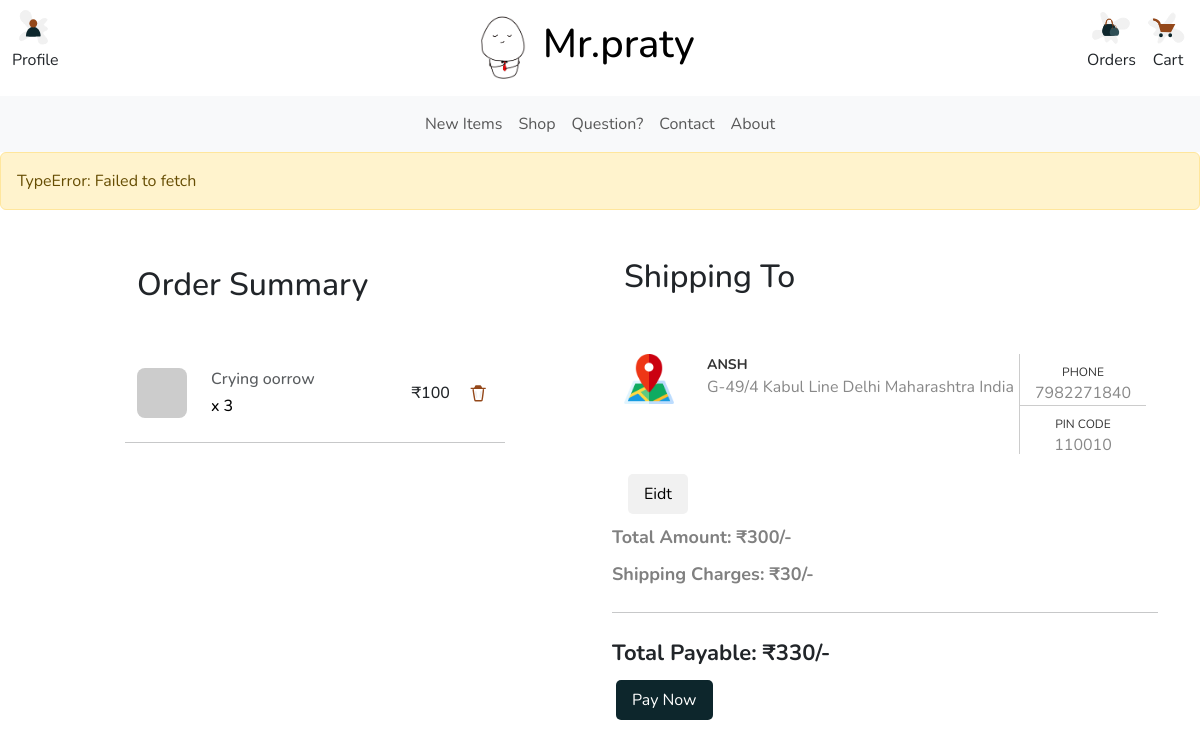
The app's page /checkout (signed in), older data.
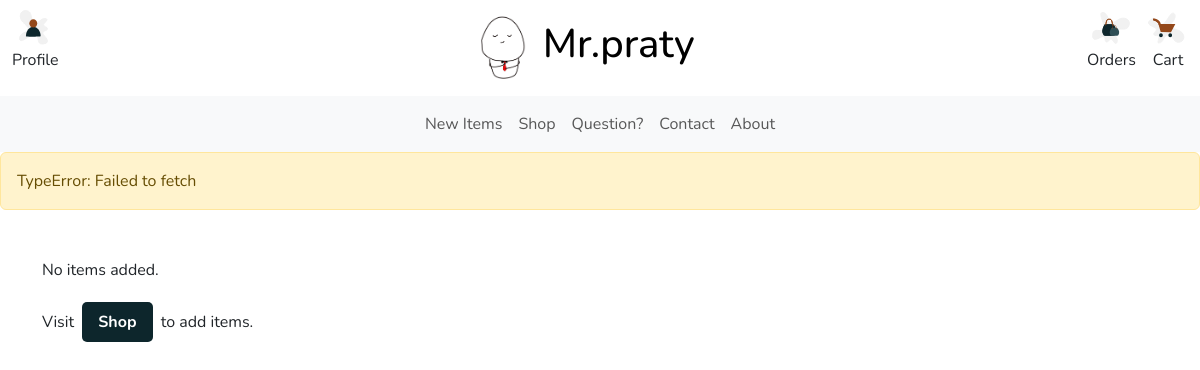
The same page, newer data.
### PratyushDoodlesApp/models/UserModel.py (models this page shows, shortened)
class CartItem(db.Model):
    __tablename__ = 'cart_item'
    id = db.Column(db.Integer, primary_key=True)
    quantity = db.Column(db.Integer, nullable=False)
    cart_id = db.Column(db.Integer, db.ForeignKey('cart.id'), nullable=False)
    product_id = db.Column(db.Integer, db.ForeignKey('product.id'), nullable=False)
    def get_product(self):
        product = Product.query.filter_by(id = self.product_id).first()
        return product

class Address(db.Model):
    __tablename__ = 'address'
    id = db.Column(db.Integer, primary_key=True)
    recipient_name = db.Column(db.String(255), nullable=False)
    addressLine1 = db.Column(db.String(255), nullable=False)
    addressLine2 = db.Column(db.String(255), nullable=True)
    city = db.Column(db.String(255), nullable=False)
    state = db.Column(db.String(255), nullable=False)
    pincode = db.Column(db.String(255), nullable=False)
    country = db.Column(db.String(255), nullable=False)
    phone_number = db.Column(db.String(15), nullable=False)
    user_id = db.Column(db.Integer, db.ForeignKey('user.id'), nullable=True)
    order_id = db.Column(db.Integer, db.ForeignKey('order.id'), nullable=True)

### PratyushDoodlesApp/models/ProductModel.py (models this page shows, shortened)
class Product(db.Model):
    __tablename__ = 'product'
    id = db.Column(db.Integer, primary_key=True)
    name = db.Column(db.String(255), nullable=False)
    description = db.Column(db.String(255), nullable=False)
    price = db.Column(db.Integer, nullable=False)
    stock_quantity = db.Column(db.Integer, nullable=False)
    discount_percent = db.Column(db.Integer, nullable=True)
    product_highlight = db.Column(db.String(255), nullable=True)
    product_images = db.relationship('ProductImage', backref = 'of_product', lazy=True)

### PratyushDoodlesApp/business/checkout.py (the view)
@checkout_bp.route('/checkout')
def checkout():
    data = getCartData()
    return render_template('checkout.html', data=data)

### PratyushDoodlesApp/business/auth.py (called while the page is built)
@login_manager.user_loader
def load_user(user_id):
    return User.query.get(int(user_id))

### PratyushDoodlesApp/business/cart.py (called while the page is built)
def getCartData():
    user = get_current_user()
    items_count = 0
    total_amount = 0
    cart_items = None
    if user and user.cart:
        cart_items = user.cart.cart_items
        for cart_item in cart_items:
            items_count = items_count + cart_item.quantity
            product = Product.query.filter_by(id = cart_item.product_id).first()
            total_amount = total_amount + (product.price * cart_item.quantity)
    return {
        'user' : user,
        'items_count' : items_count,
        'total_amount' : total_amount,
        'cart_items' : cart_items
    }

### PratyushDoodlesApp/business/util.py (called while the page is built)
def get_current_user():
    if  current_user.is_anonymous:
        return None
    return current_user

### PratyushDoodlesApp/templates/checkout.html (shortened to what this page needs)
{% extends 'ui/base_page.html' %}
{% block content %}
<div class="container mt-5">
    {% if data.user %}
    {% if data.cart_items and (data.cart_items|length>0) %}
    <div class="row">
        <div class="col-md-4 mx-auto">
            <div class="flex-column m4">
                <ul class="navbar-nav justify-content-end flex-grow-1 pe-3">
                    <li class="nav-item">
                        <a class="nav-link" aria-current="page" href="#">
                            <h2>Order Summary</h2>
                        </a>
                    </li>
                </ul>
                <div class="mt-5">
                    {% for cart_item in data.cart_items %}
                    <div id="cart-item-{{ cart_item.product_id }}">
                        {% with cart_item=cart_item, product=cart_item.get_product() %}
                        {% include 'ui/cart_item.html' %}
                        {% endwith %}
                    </div>
                    {% endfor %}
                </div>
            </div>
        </div>
        <div class=" col-md-6">
            <div class="flex-column">
                <div class="col-lg-12 mx-auto">
                    <div id="shipping-address-filled"
                        style="display: {% if data.user.address %} block {% else %} none {% endif%};">
                        {% with address=data.user.address %}
                        {% include 'ui/saved_address.html' %}
                        {% endwith %}
                    </div>
                    <div class="total-payable">
                        Total Amount: ₹{{ data.total_amount }}/-
                    </div>
                    <div class="shipping-amount">
                        Shipping Charges: ₹30/-
                    </div>
                    <div class="total-amount-large">
                        <hr class="my-4">
                        Total Payable: ₹{{ data.total_amount + 30 }}/-
                    </div>
                        <button id="rzp-pay-button"  style="display:  {% if data.user.address %} block {% else %} none {% endif %};" class="dark-button">Pay Now</button>
                </div>
            </div>
        </div>
    </div>
    {% else %}
    <div class="row ml-auto">
        <p>
            No items added.
        </p>
        <p>
            Visit <a type="button" class="dark-button" href="{{ url_for('shop.shop') }}"><b>Shop</b></a> to add items.
        </p>
    </div>
    {% endif %}
    {% else %}
    <div class="row ml-auto">
        <p>
            <a type="button" class="dark-button" href="{{ url_for('auth.login') }}"><b>Log-In</b></a> to access your cart
        </p>
    </div>
    {% endif%}
</div>
{% endblock content %}

### PratyushDoodlesApp/templates/ui/base_page.html (shortened to what this page needs)
{% extends 'ui/base_layout.html' %}
{% block body %}
<nav class="navbar">
    <div class="container-fluid">
        {% if data.user %}
        <div class="navbar-item  ml-10 text-center" data-bs-toggle="offcanvas" data-bs-target="#offcanvasProfile"
            aria-controls="offcanvasProfile" aria-label="Toggle navigation">
            <img class="ic-40" src="{{ url_for('static', filename='images/ic_user.svg') }}">
            <p>
                Profile
            </p>
        </div>
        {% endif %}
        <div class="header-item">
            <img class="header-logo" src="{{ url_for('static', filename='images/logo.png') }}" alt="Logo">
            <h1>Mr.praty</h1>
        </div>
        <span class="row">
            {% if data.user and (data.user.orders|length > 0) %}
            <a href="{{ url_for('home.orders') }}" class="nav-link col text-center mr-5" id="nav-order-button">
                <img class="ic-40" src="{{ url_for('static', filename='images/ic_orders.svg') }}">
                <p>
                    Orders
                </p>
            </a>
            {% endif %}
            <div class="col navbar-item text-center mr-10" id="nav-cart-button" data-bs-toggle="offcanvas"
                data-bs-target="#offcanvasNavbar" aria-controls="offcanvasNavbar" aria-label="Toggle navigation">
                <img class="ic-40" src="{{ url_for('static', filename='images/ic_cart.svg') }}">
                <p>
                    Cart
                </p>
            </div>
        </span>
    </div>
</nav>
<nav class="navbar sticky-top navbar-expand-lg bg-body-tertiary">
    <div class="container-fluid">
        <div class="collapse navbar-collapse" id="navbarNav">
            <div class="container">
                <ul class="navbar-nav">
                    <li class="nav-item">
                        <a class="nav-link" id="home-link" href="{{ url_for('home.home') }}">New Items</a>
                    </li>
                    <li class="nav-item">
                        <a class="nav-link" id="shop-link" href="{{ url_for('shop.shop') }}">Shop</a>
                    </li>
                    <li class="nav-item">
                        <a class="nav-link" id="questions-link" href="{{ url_for('others.questions') }}">Question?</a>
                    </li>
                    <li class="nav-item">
                        <a class="nav-link" id="contact-link" href="{{ url_for('others.contact') }}">Contact</a>
                    </li>
                    <li class="nav-item">
                        <a class="nav-link" id="about-link" href="{{ url_for('others.about') }}">About</a>
                    </li>
                </ul>
            </div>
        </div>
</nav>
<p style="display: none;" class="alert alert-warning" role="alert" id="error"></p>
{% block content %}
{% endblock content %}
{% endblock body %}

### PratyushDoodlesApp/templates/ui/base_layout.html (shortened to what this page needs)
<!DOCTYPE html>
<html lang="en">
<head>
    <link rel="stylesheet" href="{{ url_for('static', filename='styles/styles.css') }}">
    <link href="https://cdn.jsdelivr.net/npm/bootstrap@5.3.2/dist/css/bootstrap.min.css" rel="stylesheet">
</head>
<body>
    {% block body %}
    {% endblock body %}
</body>
</html>

### PratyushDoodlesApp/templates/ui/cart_item.html
<div class="row mb-4 d-flex justify-content-between align-items-center">
    <div class="col-md-2 col-lg-2 col-xl-2">
        <img src="{{ product.product_images[0].picture_url }}" alt="Product" class="rounded-3 ic-50" />
    </div>
    <div class="col-md-5 col-lg-5 col-xl-5">
        <h6 class="text-muted">{{ product.name }}</h6>
        <h6 class="text-black mb-0">x {{ cart_item.quantity }}</h6>
    </div>
    <div class="col-md-1 col-lg-1 col-xl-1 offset-lg-1">
        <h6 class="mb-0">₹{{ product.price }}</h6>
    </div>
    <div class="col-md-2 col-lg-2 col-xl-2 text-end">
        <span class="text-muted" product_id="{{ product.id }}" onclick="removeItemFromCart(this)">
            <img class="ic-30" src="{{ url_for('static', filename='images/ic_thrash.svg') }}">
        </span>
    </div>
    <hr class="my-4">
</div>

### PratyushDoodlesApp/templates/ui/saved_address.html
<div class="container">
    <h2>Shipping To</h2>
    <div class="row">
        <div class="card-wrap horizontal">
            <div class="card-img-container">
                <figure>
                    <img src="{{ url_for('static', filename='images/ic_map.png') }}">
                </figure>
                <button class="secondary-button" onclick="onShippingAddressEdit()">Eidt</button>
            </div>
            <div class="card-info">
                <div class="card-address">
                    <a href="#">
                        <p class="card-title">{{ address.recipient_name }}</p>
                        <p>{{ address.addressLine1 }} {{ address.addressLine2 }} {{ address.city }} {{ address.state }}
                            {{ address.country }} <br><br>
                        </p>
                    </a>
                </div>
                <div class="card-phone">
                    <a href="#"><span>Phone</span>{{ address.phone_number }}</a>
                    <a href="#"><span>Pin Code</span>{{ address.pincode }}</a>
                </div>
            </div>
        </div>
    </div>
</div>

### PratyushDoodlesApp/static/styles/custom.css (style rules this page uses)
* { margin: 0; padding: 0; box-sizing: border-box; }
body { margin: 0; padding: 0; }
.navbar { background-color: white; }
.header-item { display: flex; align-items: center; color: black; }
.header-item img { width: 80px; height: 80px; }
.navbar-nav { justify-content: center; }
.ic-40 { width: 40px; height: 40px; }
.dark-button { color: white; background: #0D262C; border: none; padding: 8px 16px; text-align: center; text-decoration: none; display: inline-block; font-size: 16px; margin: 4px 4px 4px 4px; cursor: pointer; border-radius: 5px; }

### PratyushDoodlesApp/static/styles/defaults.css (style rules this page uses)
* { font-family: 'Nunito', sans-serif; }

Row changes from the older to the newer data that the page shows:
removed CartItem: name "Crying oorrow", quantity "3", price "100"
no longer on this page (row unchanged): Address: recipient_name "ANSH", addressLine1 "G-49/4 Kabul Line", city "Delhi", state "Maharashtra", country "India", phone_number "7982271840", pincode "110010"
Text that changed along with them:
{{ data.total_amount }}: "300" → (not shown)
{{ data.total_amount + 30 }}: "330" → (not shown)
text no longer shown: "Order Summary Shipping To Eidt PHONE PIN CODE Total Amount: ₹ /- Shipping Charges: ₹30/- Total Payable: ₹ /- Pay Now"
text now shown: "No items added. Visit Shop to add items."
